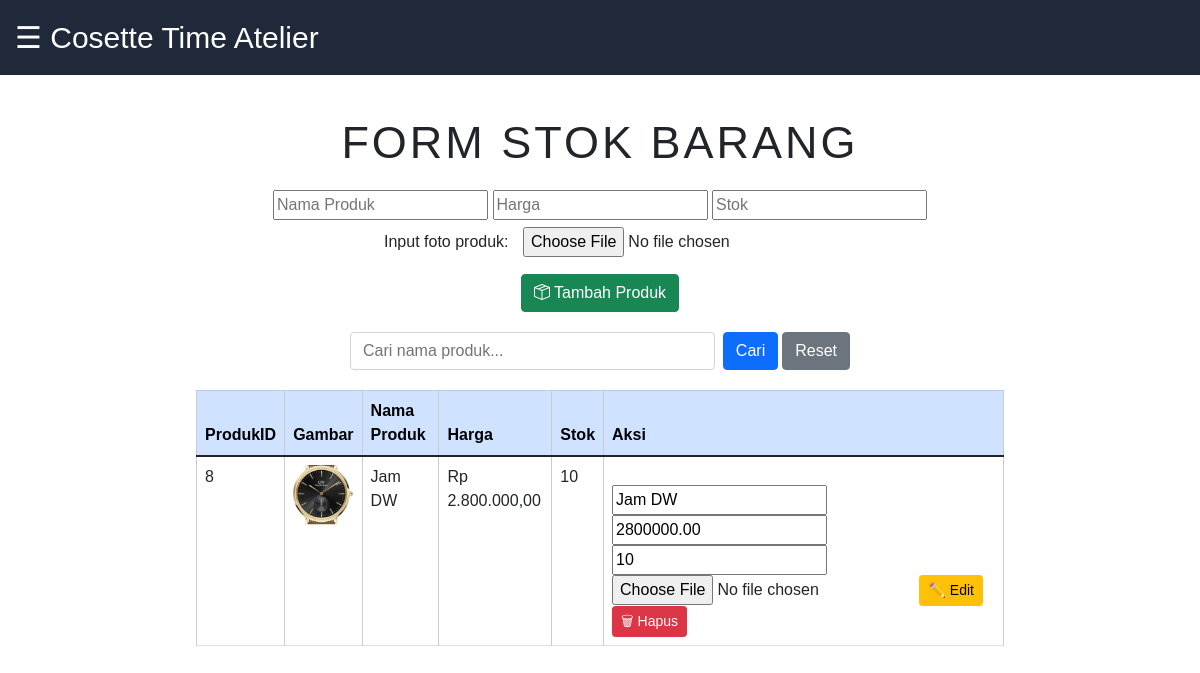
The app's page /produk.php (signed in) with its own data.
### tables this page shows
CREATE TABLE `produk` (
  `ProdukID` int(11) NOT NULL,
  `NamaProduk` varchar(255) NOT NULL,
  `Harga` decimal(10,2) NOT NULL,
  `Stok` int(11) NOT NULL,
  `img` varchar(255) NOT NULL
);

### produk.php (the view, shortened to what this page needs)
<?php
$host = 'localhost';
$user = 'root';
$password = '';
$dbname = 'kasir';
$conn = new mysqli($host, $user, $password, $dbname);
if (isset($_GET['cari']) && $_GET['cari'] !== '') {
    $keyword = mysqli_real_escape_string($conn, $_GET['cari']);
    $query = "SELECT * FROM produk WHERE NamaProduk LIKE '%$keyword%'";
} else {
    $query = "SELECT * FROM produk";
}
$result = mysqli_query($conn, $query);
$result = mysqli_query($conn, $query);
$pelanggan = mysqli_fetch_all($result, MYSQLI_ASSOC);
$produk = $pelanggan;
?>
<!DOCTYPE html>
<html lang="en">
<head>
	<link href="https://stackpath.bootstrapcdn.com/font-awesome/4.7.0/css/font-awesome.min.css" rel="stylesheet">
    <link href="https://cdn.jsdelivr.net/npm/bootstrap@5.1.3/dist/css/bootstrap.min.css" rel="stylesheet">
    <link rel="stylesheet" href="https://cdn.jsdelivr.net/npm/bootstrap-icons/font/bootstrap-icons.css">
	<link href="css/produk.css" rel="stylesheet">
</head>
<body>
	<div id="content-area">
    <div class="header" id="main-header" style="background-color: #1f293a; padding: 15px; position: fixed; top: 0; left: 0; width: 100%; z-index: 999;">
  <span onclick="openNav()" style="font-size:30px; cursor:pointer; display: inline-block; width: 100%; color:white; text-align: left;">
    ☰ Cosette Time Atelier
  </span>
</div>
		<div class="content-text">
<h3>Form Stok Barang</h3>
    <form action="" method="post" enctype="multipart/form-data">
    <input type="text" name="NamaProduk" placeholder="Nama Produk" required>
    <input type="number" name="Harga" placeholder="Harga" required>
    <input type="number" name="Stok" placeholder="Stok" required><br>
    <label for="img" style="margin:10px;">Input foto produk:</label>
    <input type="file" name="img" accept="image/*" required><br>
    <button type="submit" class="btn btn-success" style="margin-top:10px;">
        <i class="bi bi-box-seam"></i> Tambah Produk
    </button>
</form>
<div class="d-flex justify-content-center mb-3">
    <form method="GET" action="" class="d-flex" style="max-width: 500px; width: 100%;">
        <input type="text" class="form-control me-2" name="cari" placeholder="Cari nama produk..." value="<?= isset($_GET['cari']) ? htmlspecialchars($_GET['cari']) : '' ?>">
        <button class="btn btn-primary me-1" type="submit">Cari</button>
        <a href="pelanggan.php" class="btn btn-secondary">Reset</a>
    </form>
</div>
    <table class="table table-bordered">
    <thead>
        <tr class="table-primary text-center">
            <th>ProdukID</th>
            <th>Gambar</th>
            <th>Nama Produk</th>
            <th>Harga</th>
            <th>Stok</th>
            <th>Aksi</th>
        </tr>
    </thead>
    <tbody>
        <?php foreach ($produk as $item) : ?>
            <tr class="text-center">
                <td><?= htmlspecialchars($item['ProdukID']) ?></td>
                <td>
                    <?php if (!empty($item['img'])) : ?>
                        <img src="uploads/<?= htmlspecialchars($item['img']) ?>" alt="gambar produk" width="60" height="60" style="object-fit:cover; border-radius:5px;">
                    <?php else : ?>
                        <span class="text-muted">No image</span>
                    <?php endif; ?>
                </td>
                <td><?= htmlspecialchars($item['NamaProduk']) ?></td>
                <td>Rp <?= number_format($item['Harga'], 2, ',', '.') ?></td>
                <td><?= htmlspecialchars($item['Stok']) ?></td>
                <td>
                    <form action="" method="post" enctype="multipart/form-data" style="display:inline-block;">
                        <input type="text" name="NamaProduk" value="<?= htmlspecialchars($item['NamaProduk']) ?>" required>
                        <input type="number" name="Harga" value="<?= htmlspecialchars($item['Harga']) ?>"
                        step="any" required>
                        <input type="number" name="Stok" value="<?= htmlspecialchars($item['Stok']) ?>" required>
                        <input type="file" name="img" accept="image/*">
                        <button type="submit" class="btn btn-warning btn-sm">✏️ Edit</button>
                    </form>
                    <a href="?delete=<?= htmlspecialchars($item['ProdukID']) ?>"
                       onclick="return confirm('Hapus produk ini?')"
                       class="btn btn-danger btn-sm">🗑 Hapus</a>
                </td>
            </tr>
        <?php endforeach; ?>
    </tbody>
</table>
	</div>
	</div>
</body>
</html>
<body>
</body>
</html>

### css/produk.css (style rules this page uses)
#main-header, #content-area { transition: margin-left 0.5s ease, width 0.5s ease; }
body { margin: 0; font-family: 'Poppins', sans-serif; }
#content-area { transition: margin-left .5s; padding: 16px; }
.content-text { padding: 100px 180px; text-align: center; }
.content-text h3 { text-transform: uppercase; font-size: 45px; margin: 0; letter-spacing: 3px; }
body { font-family: Arial, sans-serif; }
table { width: 100%; border-collapse: collapse; margin-top: 20px; }
th, td { border: 1px solid #ccc; padding: 10px; text-align: left; }
th { background-color: #f4f4f4; }
form { margin-top: 20px; }

### records on screen
produk: ProdukID "8", img (picture), NamaProduk "Jam DW", Harga "2.800.000,00", Stok "10", Harga "2800000.00"
